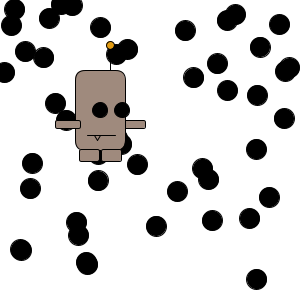
Frame 1 (no input)
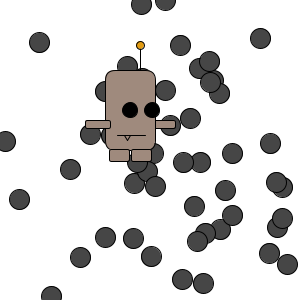
Frame 60 (the mouse pressed at the canvas centre just before this capture)
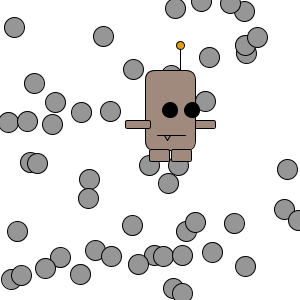
Frame 120 (the mouse held since frame 60 and released just before this capture)

The Processing sketch that drew these frames (run headless with seeded random() and noise(); from frame 60 on, the mouse is pressed at the canvas centre):

// Processing sketch: processing_125011
// ── processing_125011.pde

int monsterX;
int monsterY;
int teller;
int kleur;
int richting;
boolean test;
int stop;
int spatie;
int breedte;
int hoogte;

void setup() {
  size(300, 300);
  monsterX=75;
  monsterY=70;
  richting=10;
  kleur = 0;
  stop = 300;
  spatie = 30;
  breedte = 10;
  hoogte = 10;
  teller = 5;
}

void draw() { 
       background(255);
fill(kleur);
for(int i=0; i < 50; i ++){
ellipse(random(0,300),random(0,300),20,20);
}

  for(int i = 0; i < 5; i++) {
    kleur = kleur + i;
  }
  if(kleur >= 255) {
    kleur = 0;
  }


 
 
     if(test == true) {
  fill(0);
  } else {
  fill(159, 138, 125);
  }
   
   rect(monsterX +45, monsterY +50, 25, 8, 2);//rechteram 120, 120
 rect(monsterX, monsterY, 50, 80, 10); //body//x75 y70

  line(monsterX +12, monsterY+65, monsterX+40, monsterY+65); //mond//85,135 //115, 135
 
  line(monsterX +19, monsterY +65, monsterX +22, monsterY +70); //links tand, 94, 135, 97, 140
   ellipseMode(CENTER);
  line(monsterX +22, monsterY +70, monsterX +25, monsterY +65); //rechts tand 97, 140, 100, 135
 ellipseMode(CENTER);
 
     if(test == true) {
  fill(0);
  } else {
  fill(227, 156, 18);
  }
  line(monsterX +35, monsterY, monsterX+35, monsterY -25);//antenne 110, 70, 110, 50
   
  ellipse(monsterX +35, monsterY -25, 8, 8);//antennebol 110, 50


    if(test == true) {
  fill(0);
  } else {
  fill(159, 138, 125);
  }
  rect(monsterX +4, monsterY +79, 20, 12, 2);//linkerbeen 79 149
  rect(monsterX +26, monsterY +79, 20, 12, 2);//rechterbeen 101 149

    if(test == true) {
  fill(0);
  } else {
  fill(159, 138, 125);
  }
  rect(monsterX -20, monsterY +50, 25, 8, 2);//linkerarm 55, 120

  fill(0);

  ellipse(monsterX +25, monsterY+40, 15, 15);//oog links
  ellipse(monsterX +47, monsterY+40, 15, 15);//oog rechts
  
   
  monsterX = monsterX + richting;
  if(monsterX > 270 || monsterX < 0){
    richting = -richting;
    teller++;
  }
   
  if(teller == 10) {
    teller = 0;
    test = !test;


}
}
